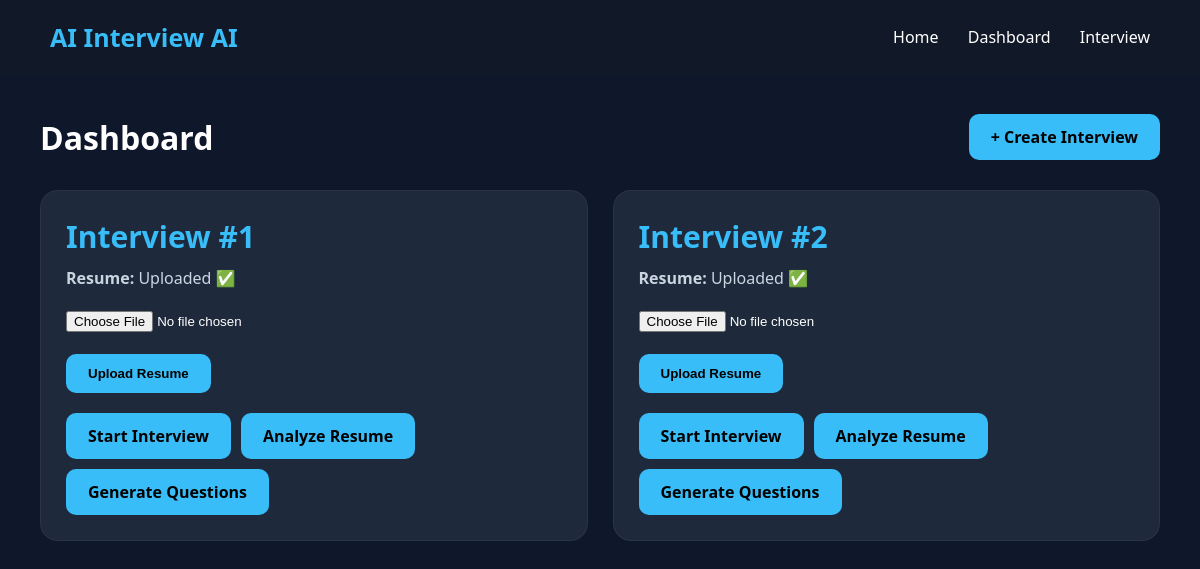
/dashboard, run on the app's committed database.
### database/models.py (models this page shows)
class Interview(db.Model):
    id = db.Column(
        db.Integer,
        primary_key=True
    )
    user_id = db.Column(
        db.Integer
    )
    resume = db.Column(
        db.String(200)
    )
    date = db.Column(
        db.DateTime,
        default=datetime.utcnow
    )

### app.py (the view)
@app.route("/dashboard")
def dashboard():
    interviews = Interview.query.all()
    return render_template(
        "dashboard.html",
        interviews=interviews
    )

### templates/dashboard.html
{% extends "base.html" %}
{% block content %}
<div class="dashboard">
    <div class="dashboard-header">
        <h1>Dashboard</h1>
        <a class="btn" href="/start-interview">
            + Create Interview
        </a>
    </div>
    <div class="interview-grid">
        {% for interview in interviews %}
        <div class="interview-card">
            <div class="interview-title">
                Interview #{{ interview.id }}
            </div>
            <div class="resume-status">
                <strong>Resume:</strong>
                {% if interview.resume %}
                    Uploaded ✅
                {% else %}
                    Not Uploaded ❌
                {% endif %}
            </div>
            <form
                class="upload-section"
                action="/upload-resume/{{ interview.id }}"
                method="POST"
                enctype="multipart/form-data">
                <input
                    class="file-input"
                    type="file"
                    name="resume"
                    accept=".pdf"
                    required>
                <br><br>
                <button
                    type="submit"
                    class="btn">
                    Upload Resume
                </button>
            </form>
            <div class="button-group">
                <a
                    class="btn"
                    href="/interview/{{ interview.id }}">
                    Start Interview
                </a>
                <a
                    class="btn"
                    href="/resume-analysis/{{ interview.id }}">
                    Analyze Resume
                </a>
                <a
                    class="btn"
                    href="/generate-questions/{{ interview.id }}">
                    Generate Questions
                </a>
            </div>
        </div>
        {% endfor %}
    </div>
</div>
{% endblock %}

### static/css/style.css (style rules this page uses)
* { margin:0; padding:0; box-sizing:border-box; }
body { font-family: 'Segoe UI', sans-serif; background:#0f172a; color:white; }
.btn { padding:14px 30px; background:#38bdf8; color:black; border-radius:8px; text-decoration:none; font-weight:bold; }
.dashboard { padding:40px; }
.dashboard { padding: 40px; }
.dashboard-header { display: flex; justify-content: space-between; align-items: center; margin-bottom: 30px; }
.interview-grid { display: grid; grid-template-columns: repeat(auto-fit, minmax(420px, 1fr)); gap: 25px; }
.interview-card { background: #1e293b; border-radius: 18px; padding: 25px; transition: 0.3s; border: 1px solid rgba(255,255,255,0.05); }
.interview-title { color: #38bdf8; font-size: 30px; font-weight: bold; margin-bottom: 10px; }
.button-group { display: flex; gap: 10px; flex-wrap: wrap; margin-top: 15px; }
.resume-status { margin-bottom: 20px; color: #cbd5e1; }
.upload-section { margin-top: 20px; margin-bottom: 20px; }
.button-group { display: flex; gap: 10px; flex-wrap: wrap; }
.btn { padding: 12px 22px; background: #38bdf8; color: black; text-decoration: none; border: none; border-radius: 10px; font-weight: bold; cursor: pointer; }
.file-input { color: white; }

### data on the page
Interview: id "1", shows "Uploaded ✅"
Interview: id "2", resume "Uploaded ✅"
